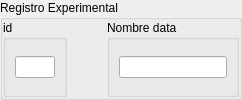
                      <widget class="QGroupBox" name="groupBox_12">
                       <property name="title">
                        <string>Registro Experimental</string>
                       </property>
                       <layout class="QHBoxLayout" name="horizontalLayout_29">
                        <property name="spacing">
                         <number>0</number>
                        </property>
                        <property name="leftMargin">
                         <number>0</number>
                        </property>
                        <property name="topMargin">
                         <number>0</number>
                        </property>
                        <property name="rightMargin">
                         <number>0</number>
                        </property>
                        <property name="bottomMargin">
                         <number>0</number>
                        </property>
                        <item>
                         <widget class="QGroupBox" name="groupBox_42">
                          <property name="minimumSize">
                           <size>
                            <width>0</width>
                            <height>0</height>
                           </size>
                          </property>
                          <property name="title">
                           <string>id</string>
                          </property>
                          <layout class="QVBoxLayout" name="verticalLayout_68">
                           <item>
                            <widget class="QLineEdit" name="id_nombre_data_general_edit">
                             <property name="minimumSize">
                              <size>
                               <width>0</width>
                               <height>0</height>
                              </size>
                             </property>
                             <property name="maximumSize">
                              <size>
                               <width>40</width>
                               <height>16777215</height>
                              </size>
                             </property>
                             <property name="text">
                              <string/>
                             </property>
                            </widget>
                           </item>
                          </layout>
                         </widget>
                        </item>
                        <item>
                         <spacer name="horizontalSpacer_23">
                          <property name="orientation">
                           <enum>Qt::Horizontal</enum>
                          </property>
                          <property name="sizeHint" stdset="0">
                           <size>
                            <width>40</width>
                            <height>20</height>
                           </size>
                          </property>
                         </spacer>
                        </item>
                        <item>
                         <widget class="QGroupBox" name="groupBox_43">
                          <property name="title">
                           <string>Nombre data</string>
                          </property>
                          <layout class="QHBoxLayout" name="horizontalLayout_77">
                           <item>
                            <widget class="QLineEdit" name="nombre_data_general_edit">
                             <property name="text">
                              <string/>
                             </property>
                            </widget>
                           </item>
                          </layout>
                         </widget>
                        </item>
                       </layout>
                      </widget>
